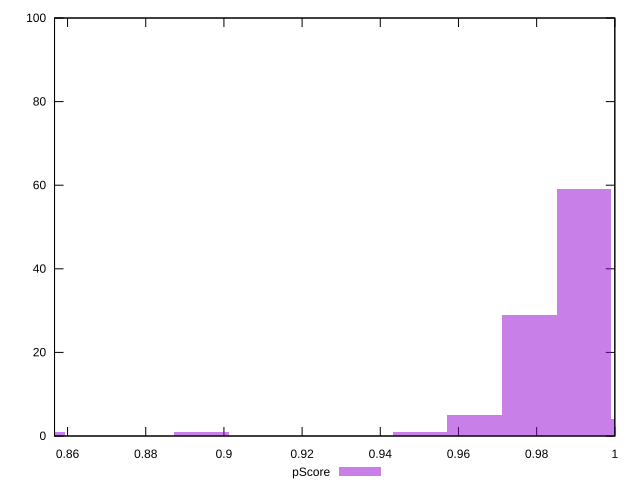

Write the gnuplot code that produced this figure.
reset

$pScore <<EOF
0.9921275711592921 59
0.9781539433964852 29
1.006101198922099 4
0.9641803156336782 5
0.8523912935312228 1
0.9502066878708713 1
0.8943121768196436 1
EOF

set key outside below
set boxwidth 0.013973627762806931
set xrange [0.8566673604481766:1]
set yrange [0:100]
set trange [0:100]
set style fill transparent solid 0.5 noborder
set terminal svg size 640, 490 enhanced background rgb 'white'
set output "report_00009_2021-02-08T22-37-41.559Z/total-blocking-time/samples/pages+cached+noadtech+nomedia/pScore/histogram.svg"

plot $pScore title "pScore" with boxes

reset
